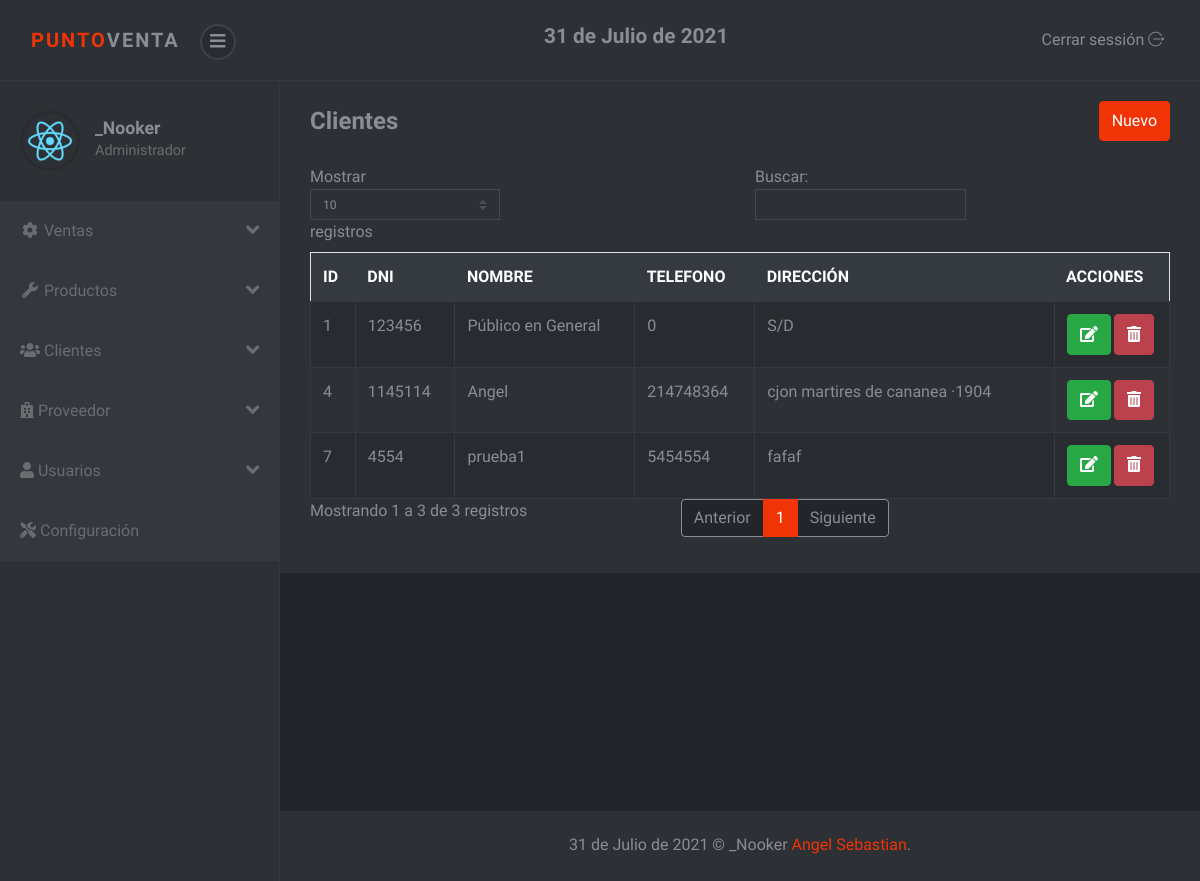
/sistema/lista_cliente.php (signed in), run on the app's committed database.
### tables this page shows
CREATE TABLE `cliente` (
  `idcliente` int(11) NOT NULL,
  `dni` int(8) NOT NULL,
  `nombre` varchar(100) NOT NULL,
  `telefono` int(15) NOT NULL,
  `direccion` varchar(200) NOT NULL,
  `usuario_id` int(11) NOT NULL
);

### sistema/lista_cliente.php (the view)
<?php include_once "includes/header.php"; ?>
<div class="container-fluid">
	<div class="d-sm-flex align-items-center justify-content-between mb-4">
		<h1 class="h3 mb-0 text-gray-800">Clientes</h1>
		<a href="registro_cliente.php" class="btn btn-primary">Nuevo</a>
	</div>
	<div class="row">
		<div class="col-lg-12">
			<div class="table-responsive">
				<table class="table table-striped table-bordered" id="table">
					<thead class="thead-dark">
						<tr>
							<th>ID</th>
							<th>DNI</th>
							<th>NOMBRE</th>
							<th>TELEFONO</th>
							<th>DIRECCIÓN</th>
							<?php if ($_SESSION['rol'] == 1) { ?>
							<th>ACCIONES</th>
							<?php } ?>
						</tr>
					</thead>
					<tbody>
						<?php
						include "../conexion.php";
						$query = mysqli_query($conexion, "SELECT * FROM cliente");
						$result = mysqli_num_rows($query);
						if ($result > 0) {
							while ($data = mysqli_fetch_assoc($query)) { ?>
								<tr>
									<td><?php echo $data['idcliente']; ?></td>
									<td><?php echo $data['dni']; ?></td>
									<td><?php echo $data['nombre']; ?></td>
									<td><?php echo $data['telefono']; ?></td>
									<td><?php echo $data['direccion']; ?></td>
									<?php if ($_SESSION['rol'] == 1) { ?>
									<td>
										<a href="editar_cliente.php?id=<?php echo $data['idcliente']; ?>" class="btn btn-success"><i class='fas fa-edit'></i></a>
										<form action="eliminar_cliente.php?id=<?php echo $data['idcliente']; ?>" method="post" class="confirmar d-inline">
											<button class="btn btn-danger" type="submit"><i class='fas fa-trash-alt'></i> </button>
										</form>
									</td>
									<?php } ?>
								</tr>
						<?php }
						} ?>
					</tbody>
				</table>
			</div>
		</div>
	</div>
</div>
<?php include_once "includes/footer.php"; ?>

### sistema/css/style.violet.css (style rules this page uses)
body { position: relative; }
a { -webkit-transition: all 0.3s; transition: all 0.3s; display: inline-block; }
button { cursor: pointer; }
button, input[type='submit'] { cursor: pointer; font-family: inherit; font-weight: 300 !important; }
.table { margin-bottom: 0; color: #8a8d93; }
.table td, .table th { border-color: #343a40; }
.table thead th { border: none; }
.table-striped tbody tr { -webkit-transition: all 0.3s; transition: all 0.3s; }
.table-striped tbody tr:nth-of-type(odd) { background-color: #282b2f; }
.table-bordered td, .table-bordered th { border-color: #343a40; }
.btn { font-weight: 400; border: 1px solid transparent; padding: 0.45rem 0.75rem; font-size: 1rem; line-height: 1.5; border-radius: 0.25rem; -webkit-transition: color 0.15s ease-in-out, background-color 0.15s ease-in-out, border-color 0.15s ease-in-out, -webkit-box-shadow 0.15s ease-in-out; transition: color 0.15s ease-in-out, background-color 0.15s ease-in-out, border-color 0.15s ease-in-out, -webkit-box-shadow 0.15s ease-in-out; transition: color 0.15s ease-in-out, background-color 0.15s ease-in-out, border-color 0.15s ease-in-out, box-shadow 0.15s ease-in-out; transition: color 0.15s ease-in-out, background-color 0.15s ease-in-out, border-color 0.15s ease-in-out, box-shadow 0.15s ease-in-out, -webkit-box-shadow 0.15s ease-in-out; }
.btn-primary { color: color-yiq(#f03406); background-color: #f03406; border-color: #f03406; }
.btn-success { color: color-yiq(#28a745); background-color: #28a745; border-color: #28a745; }
.btn-danger { color: color-yiq(#bb414d); background-color: #bb414d; border-color: #bb414d; }
body { font-family: "Muli", sans-serif; font-size: 1rem; font-weight: 400; line-height: 1.5; color: #8a8d93; background-color: #fff; }
a { color: #f03406; text-decoration: none; }
h1, h2, h3, h4, h5, h6, .h1, .h2, .h3, .h4, .h5, .h6 { margin-bottom: 0.5rem; font-family: inherit; font-weight: 700; line-height: 1.2; color: inherit; }
h1, .h1 { font-size: 2.5rem; }
h3, .h3 { font-size: 1.5rem; }

### data on the page
cliente: idcliente "1", dni "123456", nombre "Público en General", telefono "0", direccion "S/D"
cliente: idcliente "4", dni "1145114", nombre "Angel", telefono "214748364", direccion "cjon martires de cananea ·1904"
cliente: idcliente "7", dni "4554", nombre "prueba1", telefono "5454554", direccion "fafaf"

### other printed values
fechaPeru() "31 de Julio de 2021"
$_SESSION['nombre'] "_Nooker"
